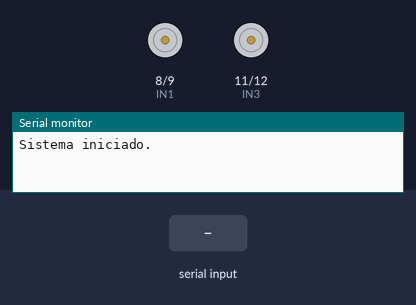
The sketch below on a simulated Arduino Uno, built with avr-gcc and run on an emulated ATmega328P. Parts: motor-driver pin pairs drawn as motors (green arrow = first pin HIGH = forward, orange = second pin HIGH = backward, longer = more drive), the last lines printed to the serial monitor. The inputs (shaded band) are chosen by the test bench. Random numbers use the default seed unless the sketch sets one.

Above: at 1.2 s.
1.3 s: "F" received over the second serial link
At 1.9 s:
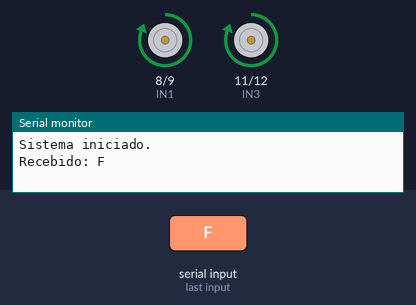
2.8 s: "B" received over the second serial link
At 3.1 s:
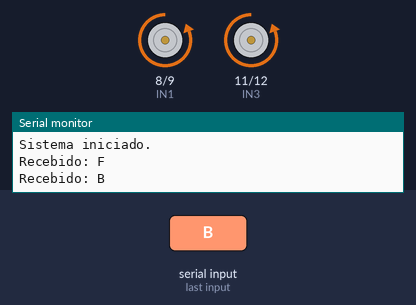
4.3 s: "E" received over the second serial link
At 5.4 s:
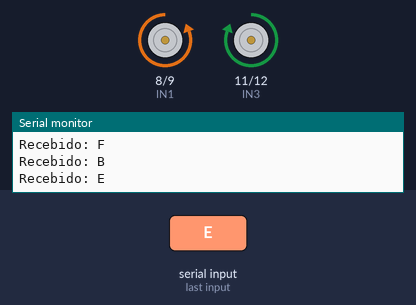
5.8 s: "R" received over the second serial link
At 6.6 s:
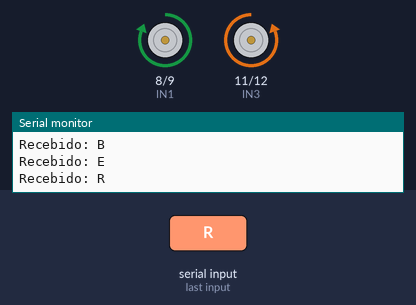
Timing chart, 0 to 8.3 s (numbered marks = the images above; inputs shaded):
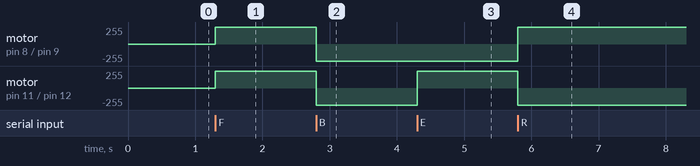

The sketch:

solum.ino
```cpp
#include <SoftwareSerial.h>
//definindo onde está cada pino da ponte drive
const int IN1 = 8;
const int IN2 = 9;
const int IN3 = 11;
const int IN4 = 12;

// os pinos do módulo bluetooth agora
const int BT_RX = 10;
const int BT_STATE = 7;
const int BT_TX = 6; // Esse não é usado, mas é necessário escrevermos para a biblioteca SoftwareSerial funcionar corretamente
SoftwareSerial BT(BT_RX, BT_TX);

//variáveis de controle
char comando;
bool sistemaLigado = true;
bool pilotoAutomatico = false;
unsigned long ultimaAcao = 0;

void setup(){
  //config dos pinos da ponte drive
  pinMode(IN1, OUTPUT);
  pinMode(IN2, OUTPUT);
  pinMode(IN3, OUTPUT);
  pinMode(IN4, OUTPUT);

  //config do bluetooth
  pinMode(BT_STATE, INPUT);
  Serial.begin(9600);
  BT.begin(9600);
  pararMotores();
  Serial.println("Sistema iniciado.");

}

void loop(){
  if(BT.available() > 0){
    comando = BT.read();
    Serial.print("Recebido: ");
    Serial.println(comando);

    //controle do sistema
    if(comando == 'L'){ //ligar
      sistemaLigado = true;
      pararMotores();
    }
    else if (comando == 'D'){ //desligar
      sistemaLigado = false;
      pilotoAutomatico = false;
      pararMotores();
    }
    //controle do piloto automático
    else if (comando == 'A'){ //ativar
      if(sistemaLigado){
        pilotoAutomatico = true;
        ultimaAcao = millis();
      }
    }
    else if (comando == 'O'){
      pilotoAutomatico = false;
      pararMotores();
    }
    //aqui fazemos com que só consiga cotrolá-lo de forma manual se ele não estiver no piloto automático e se o sistema estiver ligado
    else if(sistemaLigado &&  !pilotoAutomatico){
      executarComando(comando);
    }
  }
  ///executa piloto automatico
  if(sistemaLigado && pilotoAutomatico){
    executarPilotoAutomatico();
  }
}


//funções auxiliares
void executarComando(char c){
  switch(c){
    case 'F': frente(); break;
    case 'B': tras(); break;
    case 'E': esquerda(); break;
    case 'R': direita(); break;
    case 'S': pararMotores(); break;
  }
}
void executarPilotoAutomatico(){
  if (millis() - ultimaAcao > 3000){
    ultimaAcao = millis();

    int acao = random(5);
    switch(acao){
      case 0: frente(); break;
      case 1: tras(); break;
      case 2: esquerda(); break;
      case 3: direita(); break;
      case 4: pararMotores(); break;
    }
  }
}
//funções para os motores
void frente(){
  digitalWrite(IN1, HIGH);
  digitalWrite(IN2, LOW);
  digitalWrite(IN3, HIGH);
  digitalWrite(IN4, LOW);
}
void tras(){
  digitalWrite(IN1, LOW);
  digitalWrite(IN2, HIGH);
  digitalWrite(IN3, LOW);
  digitalWrite(IN4, HIGH);
}
void esquerda(){
  digitalWrite(IN1, LOW);
  digitalWrite(IN2, HIGH);
  digitalWrite(IN3, HIGH);
  digitalWrite(IN4, LOW);
}
void direita(){
  digitalWrite(IN1, HIGH);
  digitalWrite(IN2, LOW);
  digitalWrite(IN3, LOW);
  digitalWrite(IN4, HIGH);
}
void pararMotores(){
  digitalWrite(IN1, LOW);
  digitalWrite(IN2, LOW);
  digitalWrite(IN3, LOW);
  digitalWrite(IN4, LOW);
}
```

Measured:
- after the input at 1.3 s, motor on pin 8 (IN1) / pin 9 (IN2), motor on pin 11 (IN3) / pin 12 (IN4): stopped → forward 255/255 at once
- after the input at 2.8 s, motor on pin 8 (IN1) / pin 9 (IN2), motor on pin 11 (IN3) / pin 12 (IN4): forward 255/255 → backward 255/255 at once
- after the input at 4.3 s, motor on pin 11 (IN3) / pin 12 (IN4): backward 255/255 → forward 255/255 at once
- after the input at 5.8 s, motor on pin 8 (IN1) / pin 9 (IN2): backward 255/255 → forward 255/255 at once; motor on pin 11 (IN3) / pin 12 (IN4): forward 255/255 → backward 255/255 at once
